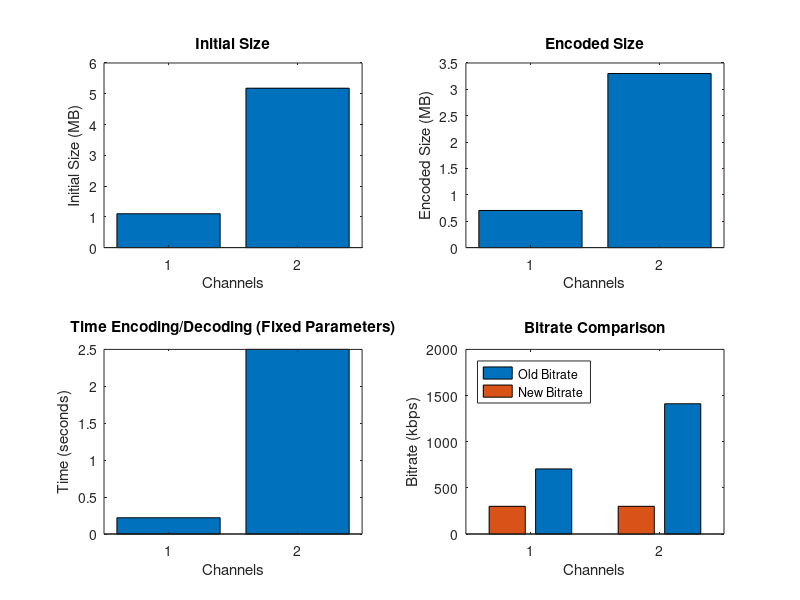

MATLAB code for this plot:
channels = [2, 1];
initialSize = [5.18, 1.1]; % in MB
encodedSize = [3.3, 0.703]; % in MB
timeFixed = [2.5, 0.22]; % in seconds
oldBitrate = [1411, 705]; % in kbps
newBitrate = [300, 300]; % in kbps

% Plotting the data using grouped bar graphs
figure;

subplot(2, 2, 1);
bar(channels, initialSize);
xlabel('Channels');
ylabel('Initial Size (MB)');
title('Initial Size');

subplot(2, 2, 2);
bar(channels, encodedSize);
xlabel('Channels');
ylabel('Encoded Size (MB)');
title('Encoded Size');

subplot(2, 2, 3);
bar(channels, timeFixed);
xlabel('Channels');
ylabel('Time (seconds)');
title('Time Encoding/Decoding (Fixed Parameters)');

subplot(2, 2, 4);
bar(channels, [oldBitrate; newBitrate]');
legend('Old Bitrate', 'New Bitrate', 'Location', 'northwest');
xlabel('Channels');
ylabel('Bitrate (kbps)');
title('Bitrate Comparison');

xticklabels({'2', '1'}); % Setting x-axis labels for channels
